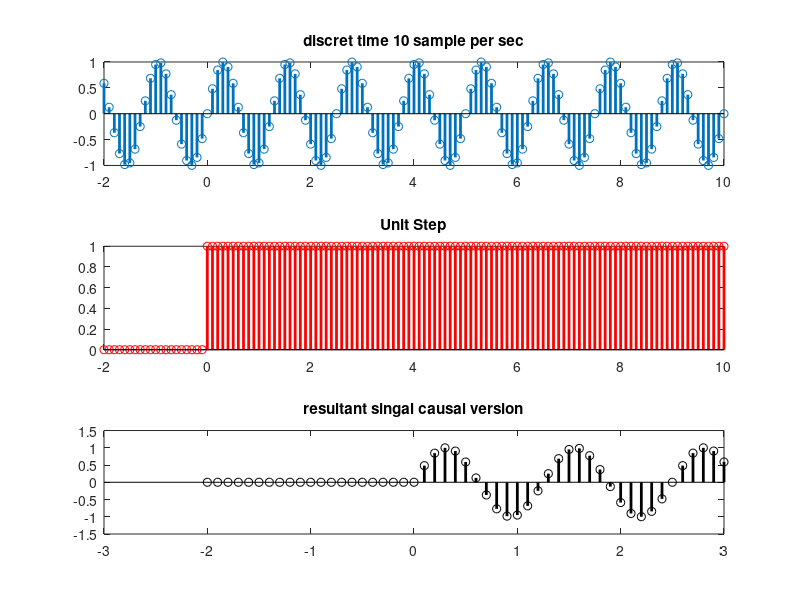

The MATLAB source for this figure:
clc 
clear all 
close all
t= -2:1/10:10;
x1 = sin(0.8*pi*2*t);
subplot(3,1,1);
stem(t,x1,'LineWidth',2);
title('discret time 10 sample per sec');
u = (t>=0); 
x2 = x1.*u;
subplot(3,1,2);
stem(t,u, 'r','LineWidth',2); 
title('Unit Step');
subplot(3,1,3);
stem(t,x2, 'k','LineWidth',2); 
title('resultant singal causal version'); 
axis([-3 3 -1.5 1.5]);